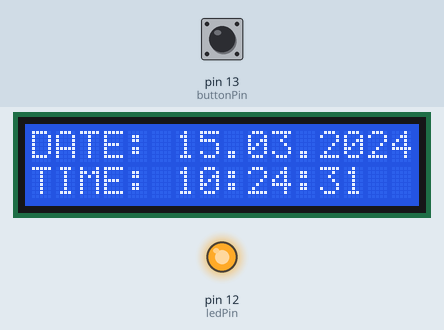
A sketch run on a simulated Arduino Uno, built with avr-gcc and run on an emulated ATmega328P. Shown: 16×2 character LCD, output pins drawn as LEDs (lit = HIGH). Inputs (shaded band) come from the test bench; at power-on: pin 13 (buttonPin) LOW. The local clock reads 2024-03-15 10:24:30 at power-on unless the sketch sets it.

Above: at 1.2 s.
1.3 s: pin 13 (buttonPin) pulled HIGH for 0.15 s
At 1.8 s:
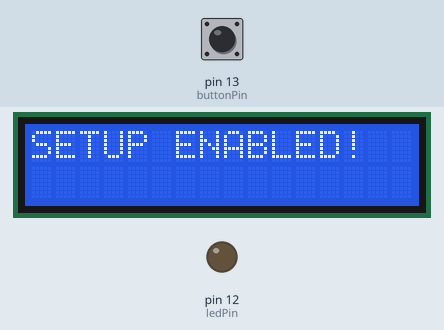
2.9 s: pin 13 (buttonPin) pulled HIGH for 1 s
At 4.8 s:
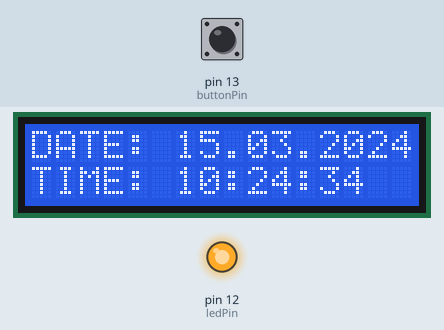
5.5 s: pin 13 (buttonPin) pulled HIGH for 3.2 s
At 6.4 s:
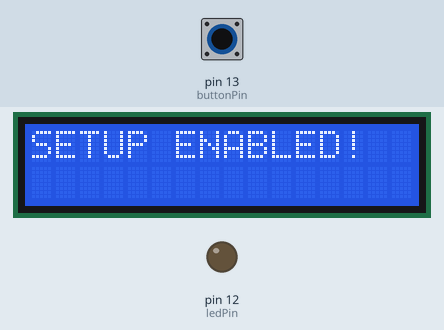
10.2 s: pin 13 (buttonPin) pulled HIGH for 0.15 s
At 11.8 s:
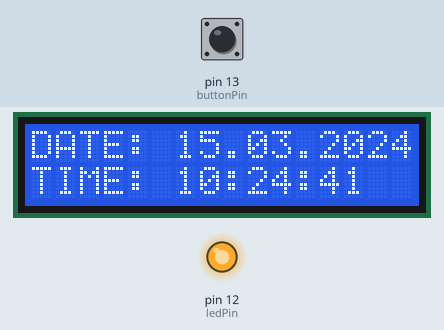
Timing chart, 0 to 13.3 s (numbered marks = the images above; inputs shaded):
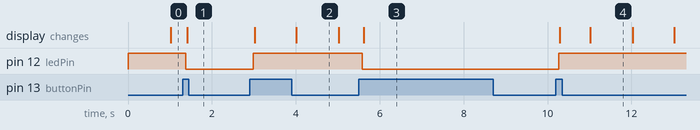

The sketch:

ClockWithModes.ino
```cpp
#include <LiquidCrystal_I2C.h>
#include <DS1302.h>

LiquidCrystal_I2C lcd(0x27, 16, 2);
DS1302 rtc(2, 3, 4); //CE, IO, CLK

const int buttonPin = 13;
const int ledPin = 12;

byte clkState = 1;

int ledState = HIGH;
int lastButtonState = LOW;
int buttonState;

unsigned long lastDebounceTime = 0;
unsigned long debounceDelay = 50;

void setup() {
  // put your setup code here, to run once:
  pinMode(buttonPin, INPUT);
  pinMode(ledPin, OUTPUT);

  digitalWrite(ledPin, ledState);

  lcd.begin();
  lcd.backlight();
  lcd.clear();

  rtc.halt(false);
  rtc.writeProtect(false);

  //rtc.setDOW(FRIDAY);
  //rtc.setTime(0, 0, 0);
  //rtc.setDate(1, 1, 2021);
}

void loop() {
  // put your main code here, to run repeatedly:
  int reading = digitalRead(buttonPin);
  if (reading != lastButtonState) {
    // reset the debouncing timer
    lastDebounceTime = millis();
  }

  if ((millis() - lastDebounceTime) > debounceDelay) {
    if (reading != buttonState) {
      buttonState = reading;
      if (buttonState == HIGH) {
        ledState = !ledState;
        switch (clkState) {
          case 1:
            clkState = 2;
            break;
          case 2:
            clkState = 1;
            break;
        }
      }
    }
  }

  digitalWrite(ledPin, ledState);
  lastButtonState = reading;

  if (clkState == 1) {
    lcd.setCursor(0, 0);
    lcd.print("DATE: ");
    lcd.print(rtc.getDateStr(FORMAT_LONG));

    lcd.setCursor(0, 1);
    lcd.print("TIME: ");
    lcd.print(rtc.getTimeStr(FORMAT_LONG));
  }

  if (clkState == 2) {
    lcd.setCursor(0, 0);
    lcd.print("SETUP ENABLED!  ");

    lcd.setCursor(0, 1);
    lcd.print("                ");
  }
}
```

Measured:
- after the input at 1.3 s, pin 12 (ledPin): HIGH → LOW after 0.08 s; the display: changes after 0.11 s (image 1)
- after the input at 2.9 s, pin 12 (ledPin): LOW → HIGH after 0.09 s; the display: first changes after 0.12 s (image 2 shows a later state)
- after the input at 5.5 s, pin 12 (ledPin): HIGH → LOW after 0.08 s; the display: changes after 0.12 s (image 3)
- after the input at 10.2 s, pin 12 (ledPin): LOW → HIGH after 0.06 s; the display: first changes after 0.10 s (image 4 shows a later state)
- what the display in image 2 shows lasts 1.0 s, from 4.0 s to 5.0 s
